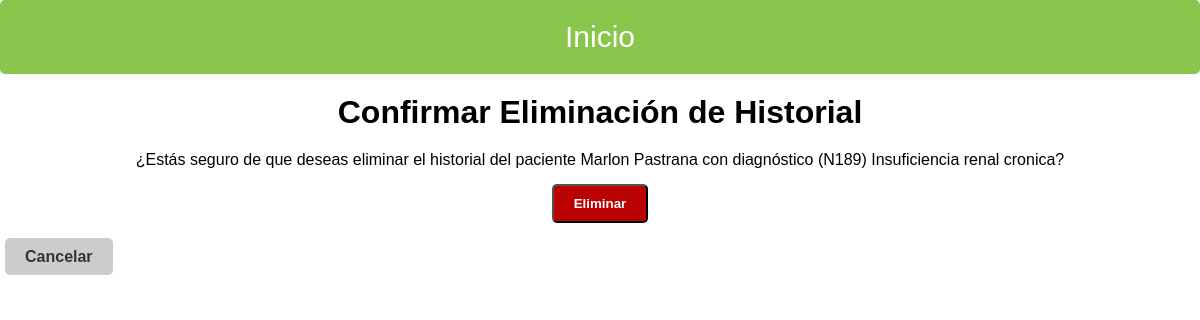
/historiales/eliminar/1/, run on the app's committed database.
### clinica/models.py (models this page shows, shortened)
class Historial(models.Model):
    paciente = models.ForeignKey(Paciente, on_delete=models.CASCADE)
    diagnostico = models.ForeignKey(Diagnostico, on_delete=models.CASCADE)
    fecha = models.DateField(auto_now_add=True)
    observaciones = models.TextField(blank=True, null=True)

class Paciente(models.Model):
    nombre = models.CharField(max_length=100)
    apellido = models.CharField(max_length=100)
    fecha_nacimiento = models.DateField()
    municipio = models.ForeignKey('Municipio', on_delete=models.CASCADE)
    def __str__(self):
        return f"{self.nombre} {self.apellido}"

class Diagnostico(models.Model):
    codigo = models.CharField(max_length=10)
    nombre = models.CharField(max_length=100)
    def __str__(self):
        return f"({self.codigo}) {self.nombre}"

### clinica/views.py (the view)
# urls.py: path('historiales/eliminar/<int:historial_id>/', views.historial_eliminar, name='historial_eliminar')
def historial_eliminar(request, historial_id):
    historial = Historial.objects.get(id=historial_id)
    if request.method == 'POST':
        historial.delete()
        messages.success(request, 'Historial eliminado exitosamente.')
        return redirect('historial_list')
    return render(request, 'clinica/confirmar_eliminar_historial.html', {'historial': historial})

### clinica/templates/clinica/confirmar_eliminar_historial.html (shortened to what this page needs)
{% extends "clinica/base.html" %}
{% block content %}
    <h1>Confirmar Eliminación de Historial</h1>
    <p>¿Estás seguro de que deseas eliminar el historial del paciente {{ historial.paciente }} con diagnóstico {{ historial.diagnostico }}?</p>
    <form method="post">
        <button type="submit" class="button_eliminar">Eliminar</button>
    </form>
    <a href="{% url 'historial_list' %}" class="button_cancelar">Cancelar</a>
{% endblock %}

### clinica/templates/clinica/base.html (style rules this page uses)
* { box-sizing: border-box; margin: 0; padding: 0; font-family: Arial, sans-serif; }
h1 { text-align: center; margin: 20px 0; }
.button_cancelar { text-decoration: none; color: #333; font-weight: bold; padding: 10px 20px; background-color: #ccc; !important; border-radius: 5px; margin: 5px; text-align: center; cursor: pointer; }
form { text-align: center; margin-bottom: 20px; }
p { margin-bottom: 10px; text-align: center; }
.button_eliminar { text-decoration: none; color: #fff; font-weight: bold; padding: 10px 20px; background-color: #b90202; !important; border-radius: 5px; margin: 5px; cursor: pointer; }

### data on the page
Historial: paciente "Marlon Pastrana", diagnostico "(N189) Insuficiencia renal cronica"
